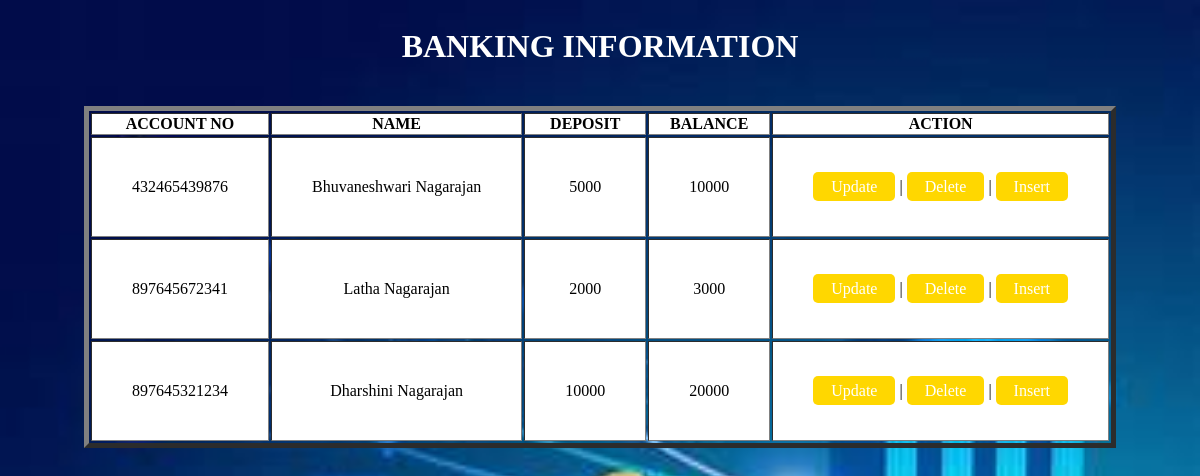
Page /result/ on the committed database.
### app4/models.py (models this page shows)
class Banking(models.Model):
	account_no=models.IntegerField()
	name=models.CharField(max_length=70)
	deposit=models.IntegerField()
	balance=models.IntegerField()

### app4/views.py (the view)
# urls.py: path('result/',views.read),
def read(request):
	stu=Banking.objects.all()
	return render(request,'result.html',{'p':stu})

### template/result.html
{% load static %}
<html>
<head><title>BANKING INFORMATION</title>
<link rel="stylesheet" href="{% static 'style.css' %}">
</head>
<body>
<center>
<h1>BANKING INFORMATION</h1>
<table border=5px;>
<thead>
	<th>ACCOUNT NO</th>
	<th> NAME</th>
	<th>DEPOSIT </th>
	<th>BALANCE</th>
	<th>ACTION</th>
</thead>
{% for x in p %}
<tr>
	<td>{{x.account_no}}</td>
	<td>{{x.name}}</td>
	<td>{{x.deposit}}</td>
	<td>{{x.balance}}</td>
	<td><a href="/update/{{x.id}}/">Update</a> | <a href="/delete/{{x.id}}/">Delete</a> | <a href="/insert/">Insert</a></td>
</tr>
{% endfor %}
</table>
</center>
</body>
</html>

### static/style.css (style rules this page uses)
body { background-image: url("bank.jpg"); color: white; background-size: cover; background-position: center; }
h1 { padding: 20px; border: 1px; }
td { padding: 40px; text-align: center; }
tr { background: white; color: black; }
a { text-decoration: solid; color: white; background: gold; padding: 6px 18px; border-radius: 5px; }

### rows in the picture
Banking: account_no "432465439876", name "Bhuvaneshwari Nagarajan", deposit "5000", balance "10000"
Banking: account_no "897645672341", name "Latha Nagarajan", deposit "2000", balance "3000"
Banking: account_no "897645321234", name "Dharshini Nagarajan", deposit "10000", balance "20000"
